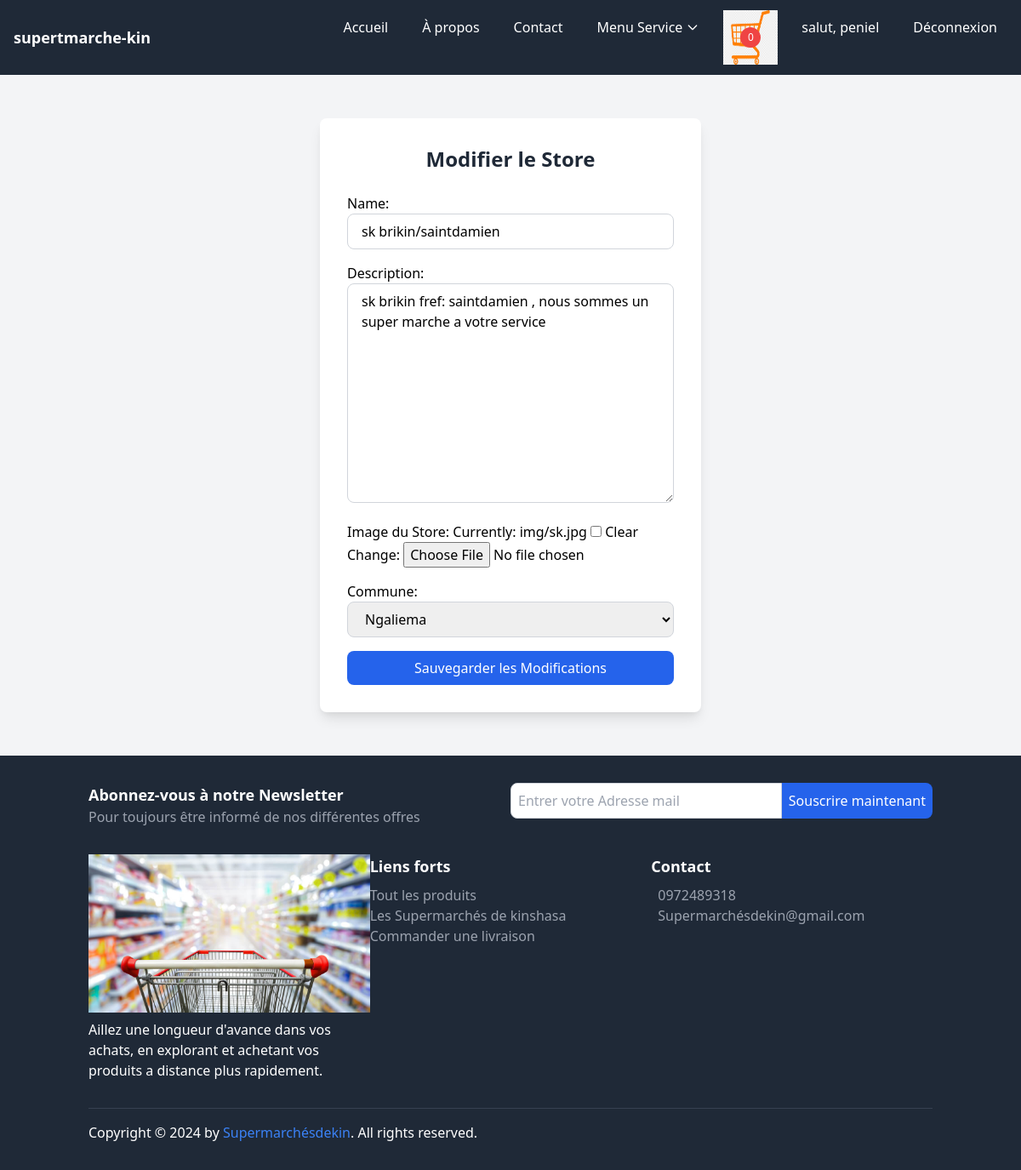
/user/store/edit/sk-brikinsaintdamien/ (signed in), run on the app's committed database.
### core/models.py (models this page shows, shortened)
class Cart(models.Model):
    user = models.ForeignKey(settings.AUTH_USER_MODEL, on_delete=models.CASCADE, related_name='carts')
    created_at = models.DateTimeField(auto_now_add=True)
    is_ordered = models.BooleanField(default=False)
    is_active = models.BooleanField(default=True) # Ajoutez ce champ
    def get_item_count(self):
        return sum(item.quantity for item in self.items.all())

class CustomUser(AbstractUser):
    email = models.EmailField(unique=True)
    profile_pic = models.ImageField(upload_to="p_img", blank=True, null=True)
    address = models.CharField(max_length=50, blank=True, null=True)
    phone = models.CharField(max_length=11, blank=True, null=True)
    role = models.CharField(max_length=50, blank=True, null=True)
    bio = models.TextField(blank=True, null=True)
    USERNAME_FIELD = 'email'
    REQUIRED_FIELDS = ('username',)

class Store(models.Model):
    owner = models.ForeignKey(settings.AUTH_USER_MODEL, on_delete=models.CASCADE, related_name="stores")
    name = models.CharField(max_length=255)
    slug=models.SlugField(blank=True, null=True)
    description = models.TextField()
    thumbnail = models.ImageField(upload_to="img", null=True, blank=True, verbose_name="Image du Store")
    created_at = models.DateTimeField(auto_now_add=True)
    updated_at = models.DateTimeField(auto_now=True, verbose_name="Date de mise à jour")
    commune = models.CharField(max_length=100, choices=COMMUNES_CHOICES, default='kinshasa', verbose_name="Commune")

### core/views.py (the view)
# urls.py: path('store/edit/<slug:slug>/', views.edit_store, name='edit_store'),  # Use slug
@login_required
def edit_store(request, slug):
    store = get_object_or_404(Store, slug=slug, owner=request.user)  # Lookup by slug instead of ID
    if request.method == 'POST':
        form = StoreForm(request.POST, request.FILES, instance=store)
        if form.is_valid():
            form.save()
            messages.success(request, "Le store a été mis à jour avec succès !")
            return redirect('profile')  # Or wherever you want to redirect after editing
    else:
        form = StoreForm(instance=store)
    return render(request, 'core/edit_store.html', {'form': form, 'store': store})

### core/forms.py
class StoreForm(forms.ModelForm):
    class Meta:
        model = Store
        fields = ['name', 'description',"thumbnail", 'commune']  # Retiré le champ 'slug', car il est généré automatiquement
        widgets = {
            'name': forms.TextInput(attrs={
                'class': 'w-full px-4 py-2 border border-gray-300 rounded-lg focus:outline-none focus:ring-2 focus:ring-blue-500',
                'placeholder': 'Entrez le nom du store'
            }),
            'description': forms.Textarea(attrs={
                'class': 'w-full px-4 py-2 border border-gray-300 rounded-lg focus:outline-none focus:ring-2 focus:ring-blue-500',
                'placeholder': 'Entrez la description du store'
            }),
            'commune': forms.Select(attrs={'class': 'w-full px-4 py-2 border border-gray-300 rounded-lg focus:outline-none focus:ring-2 focus:ring-blue-500'}),
            'thumbnail': forms.ClearableFileInput(attrs={'class': 'form-control-file'}),
        }

### core/context_processors.py (called while the page is built)
def cart(request):
    if request.user.is_authenticated:
        cart = get_or_create_cart(request.user)
    else:
        cart = None
    return {'cart': cart}

### core/utils.py (called while the page is built)
def get_or_create_cart(user):
    cart, created = Cart.objects.get_or_create(user=user, is_active=True)
    return cart

### core/templates/core/edit_store.html (shortened to what this page needs)
{% extends 'base.html' %}
{% block content %}
<div class="flex items-center justify-center min-h-screen bg-gray-100">
    <div class="w-full max-w-md bg-white p-8 rounded-lg shadow-lg">
        <h2 class="text-2xl font-semibold text-center text-gray-800 mb-6">Modifier le Store</h2>
        <form method="POST" enctype="multipart/form-data" class="space-y-4">
            {{ form.as_p }}
            <div class="flex justify-between items-center">
                <button type="submit" class="w-full py-2 px-4 bg-blue-600 text-white rounded-lg hover:bg-blue-700 focus:outline-none focus:ring-2 focus:ring-blue-500">
                    Sauvegarder les Modifications
                </button>
            </div>
        </form>
    </div>
</div>
{% endblock %}

### templates/base.html (shortened to what this page needs)
{% load static %}
<!DOCTYPE html>
<html lang="fr">
<head>
    <link href="https://cdn.jsdelivr.net/npm/tailwindcss@2.2.19/dist/tailwind.min.css" rel="stylesheet">
</head>
<body class="bg-gray-100">
    <nav class="bg-gray-800 text-white">
        <div class="max-w-7xl mx-auto px-4 py-3 flex justify-between items-center">
            <div class="text-lg font-bold">
                <a href="{% url 'index' %}" class="text-white hover:underline">supertmarche-kin</a>
            </div>
            <div class="hidden md:flex space-x-4">
                <a href="{% url 'index' %}" class="hover:bg-gray-700 px-3 py-2 rounded">Accueil</a>
                <a href="{% url 'apropos' %}" class="hover:bg-gray-700 px-3 py-2 rounded">À propos</a>
                <a href="{% url 'contact' %}" class="hover:bg-gray-700 px-3 py-2 rounded">Contact</a>
<div class="relative">
    <button class="hover:bg-gray-700 px-3 py-2 rounded inline-flex items-center" id="immoDropdownButton">
       Menu Service
        <svg class="ml-1 w-4 h-4" fill="none" stroke="currentColor" viewBox="0 0 24 24" xmlns="http://www.w3.org/2000/svg">
            <path stroke-linecap="round" stroke-linejoin="round" stroke-width="2" d="M19 9l-7 7-7-7"></path>
        </svg>
    </button>
</div>
<a href="{% url 'cart_detail' %}" class="relative inline-block">
    <span id="cart-items-count" class="absolute top-1/2 left-1/2 bg-red-500 text-white rounded-full w-6 h-6 flex items-center justify-center text-xs transform -translate-x-1/2 -translate-y-1/2">
        {{ cart.get_item_count }}
    </span>
</a>
                {% if request.user.is_authenticated %}
                    <a href="{% url 'profile' %}" class="hover:bg-gray-700 px-3 py-2 rounded">salut, {{ request.user.username }}</a>
                    <a href="{% url 'signout' %}" class="hover:bg-gray-700 px-3 py-2 rounded">Déconnexion</a>
                {% else %}
                    <a href="{% url 'signup' %}" class="hover:bg-gray-700 px-3 py-2 rounded">S'inscrire</a>
                    <a href="{% url 'signin' %}" class="hover:bg-gray-700 px-3 py-2 rounded">Connexion</a>
                {% endif %}
            </div>
        </div>
    </nav>
      {% block content %}{% endblock content %}
    <footer class="bg-gray-800 text-white py-8">
        <div class="container mx-auto px-4">
            <div class="mb-8">
                <div class="flex flex-col md:flex-row">
                    <div class="md:w-1/2 mb-4 md:mb-0">
                        <h3 class="text-lg font-bold">Abonnez-vous à notre Newsletter</h3>
                        <p class="text-gray-400">Pour toujours être informé de nos différentes offres</p>
                    </div>
                    <div class="md:w-1/2">
                        <form action="https://api.web3forms.com/submit" method="POST" class="flex">
                            <input type="email" name="email" placeholder="Entrer votre Adresse mail" required class="flex-1 p-2 rounded-l-lg border border-gray-300" />
                            <button class="bg-blue-600 text-white p-2 rounded-r-lg">Souscrire maintenant</button>
                        </form>
                    </div>
                </div>
            </div>
            <div class="flex flex-col md:flex-row mb-8">
                <div class="md:w-1/3 mb-4 md:mb-0">
                    <div class="footer-logo mb-2">
                        <img class="img-fluid" src="{% static 'img/her2.jpg' %}" alt="">
                    </div>
                    <p>Aillez une longueur d'avance dans vos achats, en explorant et achetant vos produits a distance plus rapidement.</p>
                </div>
                <div class="md:w-1/3 mb-4 md:mb-0">
                    <h3 class="text-lg font-bold">Liens forts</h3>
                    <ul class="mt-2">
                        <li><a href="{% url 'list_product' %}" class="text-gray-400 hover:text-white">Tout les produits</a></li>
                        <li><a href="{% url 'list_store' %}" class="text-gray-400 hover:text-white">Les Supermarchés de kinshasa</a></li>
                        <li><a href="{% url 'creer_commande' %}" class="text-gray-400 hover:text-white">Commander une livraison</a></li>
                    </ul>
                </div>
                <div class="md:w-1/3">
                    <h3 class="text-lg font-bold">Contact</h3>
                    <div class="mt-2">
                        <p class="flex items-center"><a href="callto:+243 97 24 89 318" class="text-gray-400 hover:text-white">0972489318</a></p>
                        <p class="flex items-center"><a href="mailto:ngelekapeniel@gmail.com" class="text-gray-400 hover:text-white">Supermarchésdekin@gmail.com</a></p>
                    </div>
                </div>
            </div>
            <div class="border-t border-gray-700 pt-4">
                <div class="flex justify-between items-center">
                    <div>
                        <p class="mb-0">Copyright © 2024 by <a href="#" class="text-blue-500 hover:underline">Supermarchésdekin</a>. All rights reserved.</p>
                    </div>
                </div>
            </div>
        </div>
    </footer>
</body>
</html>

### data on the page
Cart: get_item_count "0"
CustomUser: user.username "peniel"
Store: name "sk brikin/saintdamien", description "sk brikin fref: saintdamien , nous sommes un super marche a votre service", commune "Ngaliema"
